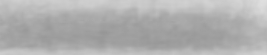
#> input picture VMWA-main/VMWA-main/sample/BaP_sample/Bap_1ng.png, 267 x 55 px
$ python -i VMWA_main.py   (imports and definitions only)   (older library calls are emulated)
#> lines starting #> are read from the running program, lines starting #| are printed output that depends on the picture; after the words box and inside, x2 and y2 are one past the last pixel; in counts of white or black regions, pixels touching at a corner belong together
# ###################################################################################
# Software Name: VMWA-Driven Multi-Algorithmic Platform
# Function Overview:
# This software develops the Voting Model Weighting Algorithm (VMWA) using the Ant Colony Optimization (ACO) algorithm.
# It combines image processing and machine learning techniques to optimize the parameters of adaptive threshold segmentation,
# and combines with the DBSCAN clustering algorithm to achieve image region segmentation, improving the accuracy and robustness of image analysis.
# Specifically, it uses the photothermal detection algorithm to extract image features, and respectively uses the Linear Regression and Gradient Boosting Regression (GBR) models
# to quantitatively predict the concentrations of BaP and DBP.
# Then, a weighted voting mechanism based on the RMSE and R2 of the two models is used to fuse the prediction results to achieve efficient and accurate quantification of BaP and DBP.
# Finally, a Graphical User Interface (GUI) is created through Python and Tkinter to facilitate user operation.
# Users can select or open images and manually input temperature values.
# The software will automatically process the images and predict the concentrations of BaP and DBP according to the specified limits, and display the corresponding warning information.
#
# Code Module Description:
# 1. ModelBuilder class: Responsible for building Linear Regression and Gradient Boosting Regression models,
#    which are used to predict the concentrations of BaP and DBP, and calculate the evaluation metrics (MSE and R²) of the models.
# 2. AntColonyOptimizer class: Implements the Ant Colony Optimization algorithm to find the optimal parameters (block_size and C value) for adaptive threshold segmentation.
# 3. ImageProcessor class: Uses the parameters obtained by Ant Colony Optimization to process images,
#    including threshold segmentation, contour detection, DBSCAN clustering, etc., to extract feature gray values.
# 4. WeightedVoting class: Provides a static method for weighted voting prediction to fuse the prediction results of different models.
# 5. ImageProcessorApp class: Creates a GUI interface to handle user interactions, such as selecting images, inputting temperatures,
#    displaying results and warning information, etc.
#
# Notes:
# - Make sure that the required Python libraries (such as numpy, opencv, scikit-learn, pandas, Pillow, tkinter, etc.) are correctly installed before running the code.
# ###################################################################################

import warnings
import numpy as np
import cv2
import tkinter as tk
import time
from tkinter import filedialog, messagebox
from tkinter import font as tkfont
from PIL import Image, ImageTk, ImageGrab
import pandas as pd
from sklearn.cluster import DBSCAN
from sklearn.linear_model import LinearRegression
from sklearn.metrics import mean_absolute_error, mean_squared_error, r2_score
from sklearn.model_selection import train_test_split, GridSearchCV
from sklearn.ensemble import RandomForestRegressor

# Suppress warning messages
# [1 line not run here, left out]


class ModelBuilder:
    # [66 lines left out: functions __init__, build_bap_models, build_dbp_models, not called in this run]


class AntColonyOptimizer:
    def __init__(self):
        # Parameter settings for the Ant Colony algorithm
        self.num_ants = 10  # Number of ants
        self.num_iterations = 50  # Number of iterations
        self.alpha = 1  # Importance of pheromone
        self.beta = 2  # Importance of the heuristic function
        self.rho = 0.1  # Evaporation rate of pheromone
        self.Q = 100  # Constant for pheromone increment
        self.block_sizes = [3, 5, 7, 9, 11]  # Optional block_size
        self.C_values = [1, 2, 3, 4, 5]  # Optional C values

    def evaluate_threshold_params(self, image, block_size, C):
        gray = cv2.cvtColor(image, cv2.COLOR_BGR2GRAY)
        binary = cv2.adaptiveThreshold(
            gray,
            255,
            cv2.ADAPTIVE_THRESH_GAUSSIAN_C,
            cv2.THRESH_BINARY_INV,
            block_size,
            C
        )
        contours, _ = cv2.findContours(binary, cv2.RETR_EXTERNAL, cv2.CHAIN_APPROX_SIMPLE)
        if not contours:
            return 0
        max_contour = max(contours, key=cv2.contourArea)
        x, y, w, h = cv2.boundingRect(max_contour)
        area = w * h
        return area  # 使用轮廓的面积作为分割效果的评估标准

    def initialize_pheromone_matrix(self):
        pheromone_matrix = np.ones((len(self.block_sizes), len(self.C_values)))
        return pheromone_matrix

    def select_param(self, pheromone_matrix, alpha, beta, length):
        pheromone_values = pheromone_matrix[:, 0]
        probability = pheromone_values ** alpha
        total_pheromone = sum(probability)
        probability /= total_pheromone
        return np.random.choice(range(length), p=probability)

    def update_pheromone(self, pheromone_matrix, all_ants_solutions):
        pheromone_matrix *= (1 - self.rho)
        for score, block_size, C, block_size_index, C_index in all_ants_solutions:
            pheromone_matrix[block_size_index, C_index] += self.Q / (1 + score)

    def ant_colony_optimization(self, image):
        pheromone_matrix = self.initialize_pheromone_matrix()
        best_score = 0
        best_block_size = 0
        best_C = 0
        for iteration in range(self.num_iterations):
            all_ants_solutions = []
            for ant in range(self.num_ants):
                block_size_index = self.select_param(pheromone_matrix, self.alpha, self.beta, len(self.block_sizes))
                C_index = self.select_param(pheromone_matrix, self.alpha, self.beta, len(self.C_values))
                block_size = self.block_sizes[block_size_index]
                C = self.C_values[C_index]
                score = self.evaluate_threshold_params(image, block_size, C)
                all_ants_solutions.append((score, block_size, C, block_size_index, C_index))
                if score > best_score:
                    best_score = score
                    best_block_size = block_size
                    best_C = C
            self.update_pheromone(pheromone_matrix, all_ants_solutions)
        return best_block_size, best_C


class ImageProcessor:
    def __init__(self):
        self.aco = AntColonyOptimizer()

    def process_image_dbscan(self, image_path, output_path):
#> called with image_path = 'sample/BaP_sample/Bap_1ng.png', output_path = 'out.png'
        image = cv2.imread(image_path)
#> image is the input picture: shape (55, 267, 3); min 150, max 223, mean 175.8
        if image is None:
            raise ValueError("Failed to read the image. Please check the path and file format.")
        best_block_size, best_C = self.aco.ant_colony_optimization(image)
#> the loop in ant_colony_optimization, `for iteration in range(self.num_iterations):` made 50 passes
#> pass 1, in evaluate_threshold_params, `binary = cv2.adaptiveThreshold( gray, 255, cv2.ADAPTIVE_THRESH_GAUSSIA..`:
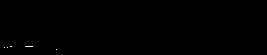
#> binary: shape (55, 267); 0.09% white in thin lines or dots, all inside (x1, y1, x2, y2) = (4, 46, 57, 50)
        gray = cv2.cvtColor(image, cv2.COLOR_BGR2GRAY)
        binary = cv2.adaptiveThreshold(
            gray,
            255,
            cv2.ADAPTIVE_THRESH_GAUSSIAN_C,
            cv2.THRESH_BINARY_INV,
            best_block_size,
            best_C
        )
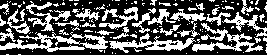
#> binary: shape (55, 267); 36.3% white; 146 white regions (114 under 20 px), largest, box (x1, y1, x2, y2) and area: (0, 32, 108, 52) 859, (192, 23, 263, 52) 643, (109, 33, 196, 53) 599
        contours, _ = cv2.findContours(binary, cv2.RETR_EXTERNAL, cv2.CHAIN_APPROX_SIMPLE)
        if not contours:
            raise ValueError("No contours found. Please check the image content or adjust the threshold.")
        max_contour = max(contours, key=cv2.contourArea)
        x, y, w, h = cv2.boundingRect(max_contour)
        roi = image[y:y + h, :]
        gray_roi = cv2.cvtColor(roi, cv2.COLOR_BGR2GRAY)
        grad_x = cv2.Sobel(gray_roi, cv2.CV_64F, 1, 0, ksize=3)
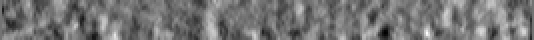
#> grad_x: shape (20, 267) float64 (shown 2 times larger); min -23, max 28, mean 0.4; drawn with min black and max white
        grad_y = cv2.Sobel(gray_roi, cv2.CV_64F, 0, 1, ksize=3)
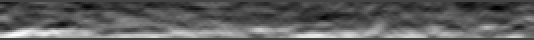
#> grad_y: shape (20, 267) float64 (shown 2 times larger); min -26, max 71, mean 9.6; drawn with min black and max white
        grad_magnitude = cv2.magnitude(grad_x, grad_y)
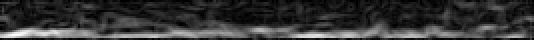
#> grad_magnitude: shape (20, 267) float64 (shown 2 times larger); min 0, max 71.34, mean 14.7; drawn with min black and max white

        data = grad_magnitude.flatten().reshape(-1, 1)
        dbscan = DBSCAN(eps=0.1, min_samples=5)
        labels = dbscan.fit_predict(data)

        unique_labels = np.unique(labels)
        boundaries = []
        region_areas = []
        region_means = []

        for label in unique_labels:
            if label != -1:
                region_indices = np.where(labels == label)[0]
                start = region_indices[0]
                end = region_indices[-1]

                region_image = gray_roi[:, start:end]
                area = region_image.size
                region_mean = np.nanmean(region_image) if not np.isnan(np.nanmean(region_image)) else 0
                region_areas.append(area)
                region_means.append(region_mean)
                boundaries.append((start, end))
        max_area_index = np.argmax(region_areas)
        image_mean_gray_value = region_means[max_area_index]
        for start, end in boundaries:
            cv2.rectangle(roi, (start, 0), (end, roi.shape[0]), (255, 0, 0), 2)
#> this loop made 162 passes
#> (start, end) on passes 1 to 3: (0, 5339), (1, 5335), (3, 5337)
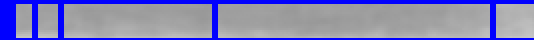
#> roi: shape (20, 267, 3) (shown 2 times larger); mean B, G, R 184.3, 129.8, 129.8
        roi = cv2.resize(roi, (100, 30))
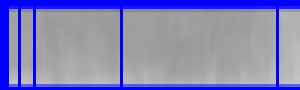
#> roi: shape (30, 100, 3) (shown 3 times larger); mean B, G, R 183.9, 130.5, 130.5
        return gray_roi, roi, image_mean_gray_value


class WeightedVoting:
    # [19 lines left out: function weighted_voting_prediction, not called in this run]


class ImageProcessorApp:
    # [127 lines left out: functions __init__, create_widgets, not called in this run]

    def create_label(self, text, row, column):
        label = tk.Label(self.root, text=text, bg=self.bg_color, font=self.custom_font)
        label.grid(row=row, column=column, padx=0, pady=0, sticky='e')

    # [229 lines left out: functions create_entry, create_button, open_file, process_and_display_image, capture_screen, process_and_display and 6 more, not called in this run]


# [4 lines not run here, left out]

>>> result = ImageProcessor().process_image_dbscan('sample/BaP_sample/Bap_1ng.png', 'out.png')

$ run again, on VMWA-main/VMWA-main/sample/BaP_sample/Bap_5ng.png
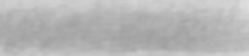
#> input picture VMWA-main/VMWA-main/sample/BaP_sample/Bap_5ng.png, 249 x 56 px
#> in process_image_dbscan, image is the input picture: shape (56, 249, 3); min 160, max 223, mean 182.5
#> the loop in ant_colony_optimization, `for iteration in range(self.num_iterations):` made 50 passes
#> pass 1, in evaluate_threshold_params (call 2), `binary = cv2.adaptiveThreshold( gray, 255, cv2.ADAPTIVE_THRESH_GAUSSIA..`:
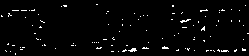
#> binary: shape (56, 249); 2.4% white in thin lines or dots
#> the loop in process_image_dbscan, `for label in unique_labels:` made 134 passes
#> the loop in process_image_dbscan, `for start, end in boundaries:` made 133 passes
#> (start, end) on passes 1 to 8: (0, 5975), (1, 5973), (2, 5972), (3, 5967), (25, 5974), (49, 5970), (50, 5944), (53, 5968)
#> in process_image_dbscan, `roi = cv2.resize(roi, (100, 30))`:
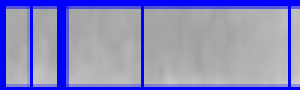
#> roi: shape (30, 100, 3) (shown 3 times larger); mean B, G, R 190.6, 139.1, 139.1
